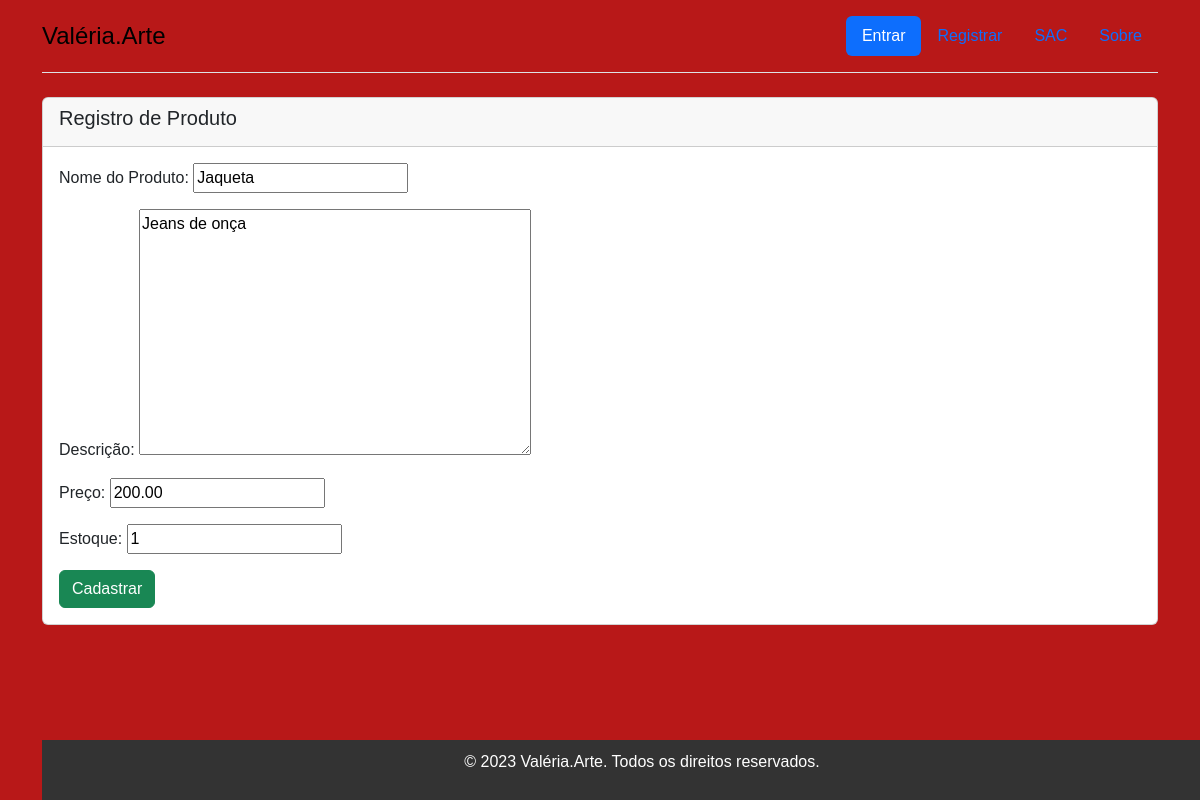
The page /products/product/3/edit/ on the database its author committed.
### products/models.py (models this page shows, shortened)
class Product(models.Model):
    name = models.CharField(max_length=100)
    description = models.TextField()
    price = models.DecimalField(max_digits=10, decimal_places=2)
    stock = models.IntegerField()
    class Meta:
        verbose_name = "Produto"
        verbose_name_plural = "Produtos"

### products/views.py (the view, shortened to what this page needs)
# urls.py: path('product/<int:pk>/edit/', ProductUpdateView.as_view(), name='product_edit'),
class ProductUpdateView(UpdateView):
    model = Product
    form_class = ProductForm
    template_name = 'produtos/product_form.html' # Reutiliza o mesmo formulário da criação
    success_url = reverse_lazy('products-index')

### products/forms.py
class ProductForm(forms.ModelForm):
    class Meta:
        model = Product
        fields = ('name', 'description', 'price', 'stock')
        labels = {
            'name': 'Nome do Produto',
            'description': 'Descrição',
            'price': 'Preço',
            'stock': 'Estoque',
        }

### templates/produtos/product_form.html (shortened to what this page needs)
{% extends '_layout2.html' %}
 {% block content %}
    <div class="card">
        <div class="card-header">
            <h5 class="card-title">Registro de Produto</h5>
        </div>
        <div class="card-body">
                <form method="post">
                    {{ form.as_p }}
                    <button type="submit" class="btn btn-success">Cadastrar</button>
                </form>
        </div>
    </div>
 {% endblock %}

### static/css/styles.css (style rules this page uses)
* { box-sizing: border-box; }
body { font-family: Arial, sans-serif; margin: 0; padding: 0; background-color: #b81818; color: #ffffff; }

### rows shown on the page
Product: name "Jaqueta", description "Jeans de onça", price "200.00", stock "1"
